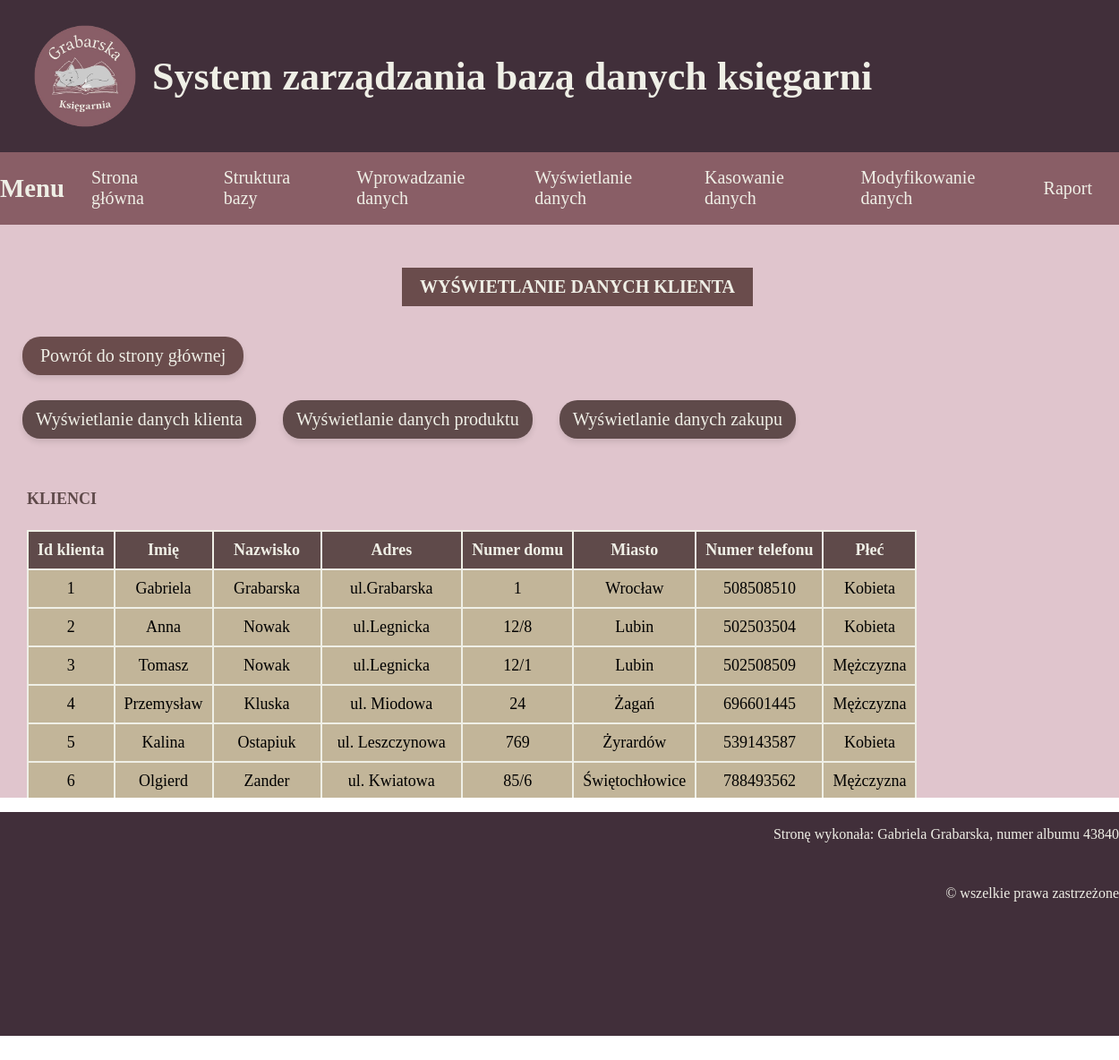
Page /wyswietl_klienci.php on the committed database.
### tables this page shows
CREATE TABLE `klient` (
  `Id_klient` int(11) NOT NULL,
  `Imię` varchar(45) DEFAULT NULL,
  `Nazwisko` varchar(45) DEFAULT NULL,
  `Adres` varchar(45) DEFAULT NULL,
  `Adres_numer_domu` varchar(5) NOT NULL,
  `Adres_miasto` varchar(45) NOT NULL,
  `Numer_telefonu` varchar(12) DEFAULT NULL,
  `Płeć` varchar(10) DEFAULT NULL
);

### wyswietl_klienci.php (the view, shortened to what this page needs)
<!DOCTYPE html>
<html lang="pl">
<head>
    <link rel="stylesheet" href="styl.css">
</head>
<body>
<header>
<img src="logo.png" alt="Logo" class="logo">
<div class="title"><h1>System zarządzania bazą danych księgarni</h1></div>
</header>
<nav>
    <h2>Menu</h2>
    <a href="index.php">Strona główna</a><br>
    <a href="baza.php">Struktura bazy</a><br>
    <a href="wprowadz.php">Wprowadzanie danych</a><br>
    <a href="wyswietl.php">Wyświetlanie danych</a><br>
    <a href="kasuj.php">Kasowanie danych</a><br>
    <a href="modyfikuj.php">Modyfikowanie danych</a><br>
    <a href="raport.php">Raport</a><br>
</nav>
<main>
    <span>
    <h1><a class="button">WYŚWIETLANIE DANYCH KLIENTA</a></h1>
        <a href="index.php" class="button">Powrót do strony głównej</a><br>
        <p>
            <a href="wyswietl_klienci.php" class="button">Wyświetlanie danych klienta</a><br>
            <a href="wyswietl_ksiazki.php" class="button">Wyświetlanie danych produktu</a><br>
            <a href="wyswietl_zakupy.php" class="button">Wyświetlanie danych zakupu</a><br>
        </p>
        <div class="tabela">
            <h4>KLIENCI</h4>
            <table>
                <tr>
                    <th>Id klienta</th>
                    <th>Imię</th>
                    <th>Nazwisko</th>
                    <th>Adres</th>
                    <th>Numer domu</th>
                    <th>Miasto</th>
                    <th>Numer telefonu</th>
                    <th>Płeć</th>
                </tr>
                <?php
                $conn = mysqli_connect("localhost", "root", "", "ksiegarnia_bazy_danych");
                $sql = "SELECT * FROM `klient`;";
                $result = mysqli_query($conn, $sql);
                while ($row = mysqli_fetch_row($result))
                 {
                    echo "<tr>
                            <td>" . $row[0] . "</td>
                            <td>" . $row[1] . "</td>
                            <td>" . $row[2] . "</td>
                            <td>" . $row[3] . "</td>
                            <td>" . $row[4] . "</td>
                            <td>" . $row[5] . "</td>
                            <td>" . $row[6] . "</td>
                            <td>" . $row[7] . "</td>
                        </tr>";
                }
                ?>
            </table>
        </div>
    </span>
</main>
<footer>
    <p>Stronę wykonała: Gabriela Grabarska, numer albumu 43840 </p>
    &copy; wszelkie prawa zastrzeżone
</footer>
</body>
</html>

### styl.css (style rules this page uses)
body { margin: auto; font-family: "Bookman", serif; }
header { display: flex; align-items: center; padding: 10px 20px; background-color: #412f3a; }
.logo { width: 150px; height: auto; }
.title { font-size: 22px; font-weight: bold; text-align: right; color: #efefe6; }
nav { background-color: #895e66; width: 100%; height: 100%; float: left; font-size: 120%; display: flex; justify-content: center; align-items: center; }
nav a { font-size: 20px; text-decoration: none; color: #efefe6; background-color: transparent; padding: 10px 20px; margin: 0 10px; border-radius: 10px; transition: background-color 0.3s ease; }
a.button { display: inline-block; background-color: #895e66; color: #efefe6; padding: 10px 20px; border-radius: 5px; text-align: center; text-decoration: none; font-size: 16px; margin: 5px; box-shadow: 0 4px 6px rgba(0, 0, 0, 0.1); transition: background-color 0.3s ease, box-shadow 0.3s ease; }
main { width: 100%; height: 600px; overflow: auto; padding: 20px; font-size: 18px; background-color: #e0c5cd; }
main a.button { font-size: 20px; border-radius: 20px; }
main span h1 .button { background-color: #6a4c4c; border-radius: 0px; color: #efefe6; transition: none; box-shadow: none; }
footer { background-color: #412f3a; width: 100%; height: 250px; clear: both; color: #efefe6; text-align: right; margin-top: 10px; line-height: 50px; }
h2 { color: #efefe6; }
h4 { color: #5f4a4a; }
table { width: 100%; border-collapse: collapse; margin: 10px 0; table-layout: auto; }
th, td { border: solid 2px #efefe6; text-align: center; padding: 10px; }
th { background-color: #5f4a4a; color: #efefe6; }
td { background-color: #c2b599; }
.tabela { margin: 10px; display: inline-block; }
img { width: 100%; height: 100%; }
span p { display: flex; gap: 10px; }
span h1 { color: #5f4a4a; font-size: 35px; text-align: center; }
span p a.button { text-decoration: none; background-color: #5f4a4a; color: #efefe6; padding: 10px 15px; border-radius: 20px; font-size: 20px; text-align: center; transition: background-color 0.3s; }
a.button, button.button { background-color: #6a4c4c; border-radius: 20px; color: #efefe6; transition: none; font-size: 16px; padding: 10px 20px; }

### rows in the picture
klient: Id_klient "1", Imię "Gabriela", Nazwisko "Grabarska", Adres "ul.Grabarska", Adres_numer_domu "1", Adres_miasto "Wrocław", Numer_telefonu "508508510", Płeć "Kobieta"
klient: Id_klient "2", Imię "Anna", Nazwisko "Nowak", Adres "ul.Legnicka", Adres_numer_domu "12/8", Adres_miasto "Lubin", Numer_telefonu "502503504", Płeć "Kobieta"
klient: Id_klient "3", Imię "Tomasz", Nazwisko "Nowak", Adres "ul.Legnicka", Adres_numer_domu "12/1", Adres_miasto "Lubin", Numer_telefonu "502508509", Płeć "Mężczyzna"
klient: Id_klient "4", Imię "Przemysław", Nazwisko "Kluska", Adres "ul. Miodowa", Adres_numer_domu "24", Adres_miasto "Żagań", Numer_telefonu "696601445", Płeć "Mężczyzna"
klient: Id_klient "5", Imię "Kalina", Nazwisko "Ostapiuk", Adres "ul. Leszczynowa", Adres_numer_domu "769", Adres_miasto "Żyrardów", Numer_telefonu "539143587", Płeć "Kobieta"
klient: Id_klient "6", Imię "Olgierd", Nazwisko "Zander", Adres "ul. Kwiatowa", Adres_numer_domu "85/6", Adres_miasto "Świętochłowice", Numer_telefonu "788493562", Płeć "Mężczyzna"
